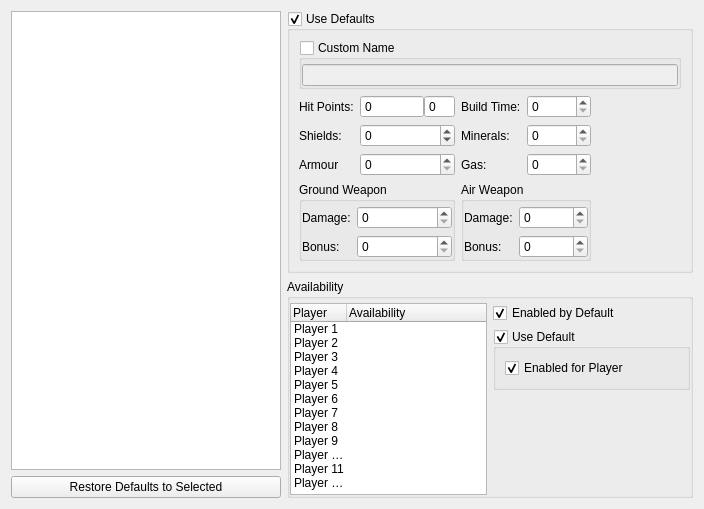
     <widget class="QWidget" name="unitSettingsTab">
      <attribute name="title">
       <string>Units</string>
      </attribute>
      <layout class="QGridLayout" name="gridLayout_8" rowstretch="1,1" columnstretch="2,3">
       <item row="0" column="0" rowspan="2">
        <layout class="QVBoxLayout" name="verticalLayout_10">
         <item>
          <widget class="QTreeWidget" name="unitTree">
           <property name="editTriggers">
            <set>QAbstractItemView::NoEditTriggers</set>
           </property>
           <property name="selectionMode">
            <enum>QAbstractItemView::ExtendedSelection</enum>
           </property>
           <attribute name="headerVisible">
            <bool>false</bool>
           </attribute>
           <column>
            <property name="text">
             <string notr="true">1</string>
            </property>
           </column>
          </widget>
         </item>
         <item>
          <widget class="QPushButton" name="btnResetUnits">
           <property name="text">
            <string>Restore Defaults to Selected</string>
           </property>
          </widget>
         </item>
        </layout>
       </item>
       <item row="0" column="1">
        <widget class="TriStateGroupBox" name="grpUnitUseDefaults">
         <property name="enabled">
          <bool>true</bool>
         </property>
         <property name="title">
          <string>Use Defaults</string>
         </property>
         <property name="flat">
          <bool>false</bool>
         </property>
         <property name="checkable">
          <bool>true</bool>
         </property>
         <property name="checked">
          <bool>true</bool>
         </property>
         <layout class="QGridLayout" name="gridLayout_9">
          <item row="1" column="0">
           <layout class="QFormLayout" name="formLayout_8">
            <item row="0" column="0">
             <widget class="QLabel" name="label">
              <property name="text">
               <string>Hit Points:</string>
              </property>
             </widget>
            </item>
            <item row="0" column="1">
             <layout class="QHBoxLayout" name="horizontalLayout_3">
              <property name="spacing">
               <number>0</number>
              </property>
              <item>
               <widget class="QSpinBox" name="spnUnitHp">
                <property name="minimumSize">
                 <size>
                  <width>64</width>
                  <height>0</height>
                 </size>
                </property>
                <property name="buttonSymbols">
                 <enum>QAbstractSpinBox::NoButtons</enum>
                </property>
                <property name="minimum">
                 <number>-8388608</number>
                </property>
                <property name="maximum">
                 <number>8388607</number>
                </property>
               </widget>
              </item>
              <item>
               <widget class="QSpinBox" name="spnUnitHpExtra">
                <property name="toolTip">
                 <string>&lt;html&gt;&lt;head/&gt;&lt;body&gt;&lt;p&gt;This is the fractional HP portion, ranging between 0 and 255 which translates to values between 0.00 and 0.99... of a hit point.&lt;/p&gt;&lt;/body&gt;&lt;/html&gt;</string>
                </property>
                <property name="frame">
                 <bool>true</bool>
                </property>
                <property name="buttonSymbols">
                 <enum>QAbstractSpinBox::NoButtons</enum>
                </property>
                <property name="maximum">
                 <number>255</number>
                </property>
               </widget>
              </item>
             </layout>
            </item>
            <item row="1" column="0">
             <widget class="QLabel" name="label_2">
              <property name="text">
               <string>Shields:</string>
              </property>
             </widget>
            </item>
            <item row="1" column="1">
             <widget class="QSpinBox" name="spnUnitShields">
              <property name="minimumSize">
               <size>
                <width>64</width>
                <height>0</height>
               </size>
              </property>
              <property name="minimum">
               <number>-32768</number>
              </property>
              <property name="maximum">
               <number>32767</number>
              </property>
             </widget>
            </item>
            <item row="2" column="0">
             <widget class="QLabel" name="label_3">
              <property name="text">
               <string>Armour</string>
              </property>
             </widget>
            </item>
            <item row="2" column="1">
             <widget class="QSpinBox" name="spnUnitArmour">
              <property name="minimumSize">
               <size>
                <width>64</width>
                <height>0</height>
               </size>
              </property>
              <property name="maximum">
               <number>255</number>
              </property>
             </widget>
            </item>
           </layout>
          </item>
          <item row="2" column="0">
           <widget class="QGroupBox" name="grpGroundWeapon">
            <property name="title">
             <string>Ground Weapon</string>
            </property>
            <property name="flat">
             <bool>true</bool>
            </property>
            <layout class="QGridLayout" name="gridLayout_10">
             <property name="leftMargin">
              <number>0</number>
             </property>
             <property name="topMargin">
              <number>4</number>
             </property>
             <property name="rightMargin">
              <number>0</number>
             </property>
             <property name="bottomMargin">
              <number>0</number>
             </property>
             <item row="0" column="0">
              <layout class="QFormLayout" name="formLayout_5">
               <item row="0" column="0">
                <widget class="QLabel" name="label_7">
                 <property name="text">
                  <string>Damage:</string>
                 </property>
                </widget>
               </item>
               <item row="0" column="1">
                <widget class="QSpinBox" name="spnGrndWpnDmg">
                 <property name="minimumSize">
                  <size>
                   <width>64</width>
                   <height>0</height>
                  </size>
                 </property>
                 <property name="maximum">
                  <number>65535</number>
                 </property>
                </widget>
               </item>
               <item row="1" column="0">
                <widget class="QLabel" name="label_8">
                 <property name="text">
                  <string>Bonus:</string>
                 </property>
                </widget>
               </item>
               <item row="1" column="1">
                <widget class="QSpinBox" name="spnGrndWpnBonus">
                 <property name="minimumSize">
                  <size>
                   <width>64</width>
                   <height>0</height>
                  </size>
                 </property>
                 <property name="maximum">
                  <number>65535</number>
                 </property>
                </widget>
               </item>
              </layout>
             </item>
            </layout>
           </widget>
          </item>
          <item row="2" column="1">
           <widget class="QGroupBox" name="grpAirWeapon">
            <property name="title">
             <string>Air Weapon</string>
            </property>
            <property name="flat">
             <bool>true</bool>
            </property>
            <layout class="QGridLayout" name="gridLayout_11">
             <property name="leftMargin">
              <number>0</number>
             </property>
             <property name="topMargin">
              <number>4</number>
             </property>
             <property name="rightMargin">
              <number>0</number>
             </property>
             <property name="bottomMargin">
              <number>0</number>
             </property>
             <item row="0" column="0">
              <layout class="QFormLayout" name="formLayout_6">
               <item row="0" column="0">
                <widget class="QLabel" name="label_10">
                 <property name="text">
                  <string>Damage:</string>
                 </property>
                </widget>
               </item>
               <item row="0" column="1">
                <widget class="QSpinBox" name="spnAirWpnDmg">
                 <property name="minimumSize">
                  <size>
                   <width>64</width>
                   <height>0</height>
                  </size>
                 </property>
                 <property name="maximum">
                  <number>65535</number>
                 </property>
                </widget>
               </item>
               <item row="1" column="0">
                <widget class="QLabel" name="label_9">
                 <property name="text">
                  <string>Bonus:</string>
                 </property>
                </widget>
               </item>
               <item row="1" column="1">
                <widget class="QSpinBox" name="spnAirWpnBonus">
                 <property name="minimumSize">
                  <size>
                   <width>64</width>
                   <height>0</height>
                  </size>
                 </property>
                 <property name="maximum">
                  <number>65535</number>
                 </property>
                </widget>
               </item>
              </layout>
             </item>
            </layout>
           </widget>
          </item>
          <item row="1" column="2">
           <spacer name="horizontalSpacer_2">
            <property name="orientation">
             <enum>Qt::Horizontal</enum>
            </property>
            <property name="sizeHint" stdset="0">
             <size>
              <width>40</width>
              <height>20</height>
             </size>
            </property>
           </spacer>
          </item>
          <item row="1" column="1">
           <layout class="QFormLayout" name="formLayout_9">
            <item row="0" column="0">
             <widget class="QLabel" name="label_4">
              <property name="text">
               <string>Build Time:</string>
              </property>
             </widget>
            </item>
            <item row="0" column="1">
             <widget class="QSpinBox" name="spnUnitBuildTime">
              <property name="minimumSize">
               <size>
                <width>64</width>
                <height>0</height>
               </size>
              </property>
              <property name="maximum">
               <number>65535</number>
              </property>
             </widget>
            </item>
            <item row="1" column="0">
             <widget class="QLabel" name="label_5">
              <property name="text">
               <string>Minerals:</string>
              </property>
             </widget>
            </item>
            <item row="1" column="1">
             <widget class="QSpinBox" name="spnUnitMinerals">
              <property name="minimumSize">
               <size>
                <width>64</width>
                <height>0</height>
               </size>
              </property>
              <property name="maximum">
               <number>65535</number>
              </property>
             </widget>
            </item>
            <item row="2" column="0">
             <widget class="QLabel" name="label_6">
              <property name="text">
               <string>Gas:</string>
              </property>
             </widget>
            </item>
            <item row="2" column="1">
             <widget class="QSpinBox" name="spnUnitGas">
              <property name="minimumSize">
               <size>
                <width>64</width>
                <height>0</height>
               </size>
              </property>
              <property name="maximum">
               <number>65535</number>
              </property>
             </widget>
            </item>
           </layout>
          </item>
          <item row="0" column="0" colspan="3">
           <widget class="QGroupBox" name="grpCustomName">
            <property name="title">
             <string>Custom Name</string>
            </property>
            <property name="flat">
             <bool>true</bool>
            </property>
            <property name="checkable">
             <bool>true</bool>
            </property>
            <property name="checked">
             <bool>false</bool>
            </property>
            <layout class="QHBoxLayout" name="horizontalLayout_5">
             <property name="leftMargin">
              <number>0</number>
             </property>
             <property name="topMargin">
              <number>4</number>
             </property>
             <property name="rightMargin">
              <number>0</number>
             </property>
             <property name="bottomMargin">
              <number>0</number>
             </property>
             <item>
              <widget class="QLineEdit" name="txtUnitName"/>
             </item>
            </layout>
           </widget>
          </item>
          <item row="3" column="0">
           <spacer name="verticalSpacer_8">
            <property name="orientation">
             <enum>Qt::Vertical</enum>
            </property>
            <property name="sizeHint" stdset="0">
             <size>
              <width>20</width>
              <height>0</height>
             </size>
            </property>
           </spacer>
          </item>
         </layout>
        </widget>
       </item>
       <item row="1" column="1">
        <widget class="QGroupBox" name="groupBox_9">
         <property name="title">
          <string>Availability</string>
         </property>
         <property name="flat">
          <bool>true</bool>
         </property>
         <layout class="QGridLayout" name="gridLayout_13" columnstretch="1,1">
          <property name="leftMargin">
           <number>0</number>
          </property>
          <property name="topMargin">
           <number>4</number>
          </property>
          <property name="rightMargin">
           <number>0</number>
          </property>
          <property name="bottomMargin">
           <number>0</number>
          </property>
          <item row="1" column="1">
           <widget class="TriStateGroupBox" name="grpUnitPlayerDefaults">
            <property name="title">
             <string>Use Default</string>
            </property>
            <property name="checkable">
             <bool>true</bool>
            </property>
            <property name="checked">
             <bool>true</bool>
            </property>
            <layout class="QVBoxLayout" name="verticalLayout_5">
             <item>
              <widget class="QCheckBox" name="chkUnitEnabledForPlayer">
               <property name="minimumSize">
                <size>
                 <width>128</width>
                 <height>0</height>
                </size>
               </property>
               <property name="text">
                <string>Enabled for Player</string>
               </property>
               <property name="checked">
                <bool>true</bool>
               </property>
              </widget>
             </item>
            </layout>
           </widget>
          </item>
          <item row="0" column="1">
           <widget class="QCheckBox" name="chkUnitEnabledGlobally">
            <property name="text">
             <string>Enabled by Default</string>
            </property>
            <property name="checked">
             <bool>true</bool>
            </property>
           </widget>
          </item>
          <item row="0" column="0" rowspan="4">
           <widget class="QTreeWidget" name="unitPlyrList">
            <property name="editTriggers">
             <set>QAbstractItemView::NoEditTriggers</set>
            </property>
            <property name="selectionMode">
             <enum>QAbstractItemView::ExtendedSelection</enum>
            </property>
            <property name="rootIsDecorated">
             <bool>false</bool>
            </property>
            <property name="itemsExpandable">
             <bool>false</bool>
            </property>
            <property name="allColumnsShowFocus">
             <bool>true</bool>
            </property>
            <property name="expandsOnDoubleClick">
             <bool>false</bool>
            </property>
            <attribute name="headerDefaultSectionSize">
             <number>56</number>
            </attribute>
            <column>
             <property name="text">
              <string>Player</string>
             </property>
            </column>
            <column>
             <property name="text">
              <string>Availability</string>
             </property>
            </column>
            <item>
             <property name="text">
              <string>Player 1</string>
             </property>
            </item>
            <item>
             <property name="text">
              <string>Player 2</string>
             </property>
            </item>
            <item>
             <property name="text">
              <string>Player 3</string>
             </property>
            </item>
            <item>
             <property name="text">
              <string>Player 4</string>
             </property>
            </item>
            <item>
             <property name="text">
              <string>Player 5</string>
             </property>
            </item>
            <item>
             <property name="text">
              <string>Player 6</string>
             </property>
            </item>
            <item>
             <property name="text">
              <string>Player 7</string>
             </property>
            </item>
            <item>
             <property name="text">
              <string>Player 8</string>
             </property>
            </item>
            <item>
             <property name="text">
              <string>Player 9</string>
             </property>
            </item>
            <item>
             <property name="text">
              <string>Player 10</string>
             </property>
            </item>
            <item>
             <property name="text">
              <string>Player 11</string>
             </property>
            </item>
            <item>
             <property name="text">
              <string>Player 12</string>
             </property>
            </item>
           </widget>
          </item>
          <item row="2" column="1">
           <spacer name="verticalSpacer_7">
            <property name="orientation">
             <enum>Qt::Vertical</enum>
            </property>
            <property name="sizeHint" stdset="0">
             <size>
              <width>20</width>
              <height>40</height>
             </size>
            </property>
           </spacer>
          </item>
         </layout>
        </widget>
       </item>
      </layout>
     </widget>
